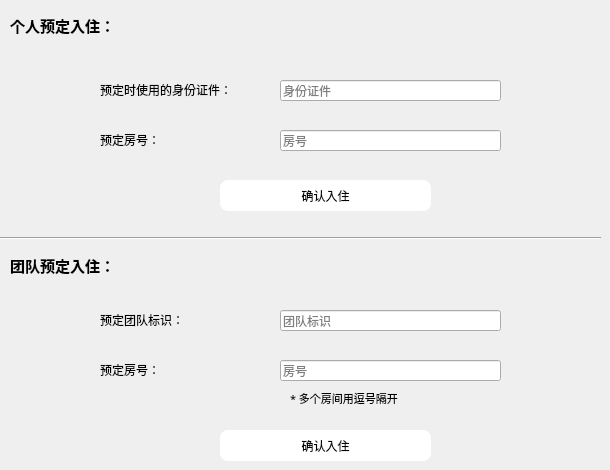
      <widget class="QWidget" name="page_10">
       <widget class="Line" name="line_6">
        <property name="geometry">
         <rect>
          <x>0</x>
          <y>230</y>
          <width>601</width>
          <height>16</height>
         </rect>
        </property>
        <property name="orientation">
         <enum>Qt::Horizontal</enum>
        </property>
       </widget>
       <widget class="QLabel" name="label_46">
        <property name="geometry">
         <rect>
          <x>10</x>
          <y>10</y>
          <width>171</width>
          <height>31</height>
         </rect>
        </property>
        <property name="font">
         <font>
          <family>FontAwesome</family>
          <pointsize>11</pointsize>
          <weight>75</weight>
          <bold>true</bold>
         </font>
        </property>
        <property name="text">
         <string>个人预定入住：</string>
        </property>
       </widget>
       <widget class="QLabel" name="label_47">
        <property name="geometry">
         <rect>
          <x>10</x>
          <y>250</y>
          <width>131</width>
          <height>31</height>
         </rect>
        </property>
        <property name="font">
         <font>
          <family>FontAwesome</family>
          <pointsize>11</pointsize>
          <weight>75</weight>
          <bold>true</bold>
         </font>
        </property>
        <property name="text">
         <string>团队预定入住：</string>
        </property>
       </widget>
       <widget class="QLabel" name="label_48">
        <property name="geometry">
         <rect>
          <x>100</x>
          <y>70</y>
          <width>191</width>
          <height>40</height>
         </rect>
        </property>
        <property name="styleSheet">
         <string notr="true">font: 9pt &quot;FontAwesome&quot;;</string>
        </property>
        <property name="text">
         <string>预定时使用的身份证件：</string>
        </property>
       </widget>
       <widget class="QLineEdit" name="cid_rtc">
        <property name="geometry">
         <rect>
          <x>280</x>
          <y>80</y>
          <width>221</width>
          <height>21</height>
         </rect>
        </property>
        <property name="placeholderText">
         <string>身份证件</string>
        </property>
       </widget>
       <widget class="QLabel" name="label_49">
        <property name="geometry">
         <rect>
          <x>100</x>
          <y>120</y>
          <width>191</width>
          <height>40</height>
         </rect>
        </property>
        <property name="styleSheet">
         <string notr="true">font: 9pt &quot;FontAwesome&quot;;</string>
        </property>
        <property name="text">
         <string>预定房号：</string>
        </property>
       </widget>
       <widget class="QLineEdit" name="crid_rtc">
        <property name="geometry">
         <rect>
          <x>280</x>
          <y>130</y>
          <width>221</width>
          <height>21</height>
         </rect>
        </property>
        <property name="placeholderText">
         <string>房号</string>
        </property>
       </widget>
       <widget class="QLineEdit" name="tid_rtc">
        <property name="geometry">
         <rect>
          <x>280</x>
          <y>310</y>
          <width>221</width>
          <height>21</height>
         </rect>
        </property>
        <property name="placeholderText">
         <string>团队标识</string>
        </property>
       </widget>
       <widget class="QLabel" name="label_50">
        <property name="geometry">
         <rect>
          <x>100</x>
          <y>300</y>
          <width>191</width>
          <height>40</height>
         </rect>
        </property>
        <property name="styleSheet">
         <string notr="true">font: 9pt &quot;FontAwesome&quot;;</string>
        </property>
        <property name="text">
         <string>预定团队标识：</string>
        </property>
       </widget>
       <widget class="QLineEdit" name="trid_rtc">
        <property name="geometry">
         <rect>
          <x>280</x>
          <y>360</y>
          <width>221</width>
          <height>21</height>
         </rect>
        </property>
        <property name="placeholderText">
         <string>房号</string>
        </property>
       </widget>
       <widget class="QLabel" name="label_51">
        <property name="geometry">
         <rect>
          <x>100</x>
          <y>350</y>
          <width>191</width>
          <height>40</height>
         </rect>
        </property>
        <property name="styleSheet">
         <string notr="true">font: 9pt &quot;FontAwesome&quot;;</string>
        </property>
        <property name="text">
         <string>预定房号：</string>
        </property>
       </widget>
       <widget class="QLabel" name="label_52">
        <property name="geometry">
         <rect>
          <x>290</x>
          <y>390</y>
          <width>211</width>
          <height>16</height>
         </rect>
        </property>
        <property name="font">
         <font>
          <family>新宋体</family>
          <pointsize>8</pointsize>
         </font>
        </property>
        <property name="text">
         <string>* 多个房间用逗号隔开</string>
        </property>
       </widget>
       <widget class="QPushButton" name="commitrtcC">
        <property name="geometry">
         <rect>
          <x>220</x>
          <y>180</y>
          <width>211</width>
          <height>31</height>
         </rect>
        </property>
        <property name="styleSheet">
         <string notr="true">#commitrtcC{background:#ffffff;
border-radius:8px}
#commitrtcC:hover
{
background:#4c64ba
}</string>
        </property>
        <property name="text">
         <string>确认入住</string>
        </property>
       </widget>
       <widget class="QPushButton" name="commitrtcT">
        <property name="geometry">
         <rect>
          <x>220</x>
          <y>430</y>
          <width>211</width>
          <height>31</height>
         </rect>
        </property>
        <property name="styleSheet">
         <string notr="true">#commitrtcT{background:#ffffff;
border-radius:8px}
#commitrtcT:hover
{
background:#4c64ba
}</string>
        </property>
        <property name="text">
         <string>确认入住</string>
        </property>
       </widget>
      </widget>
